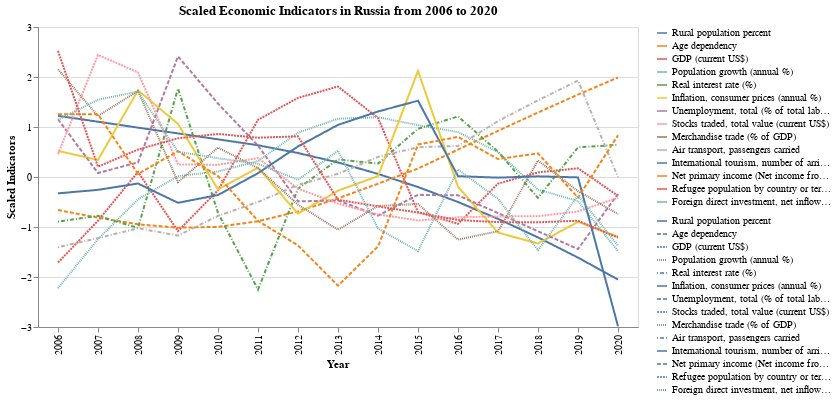

The code cell stored with this chart in its notebook:
### Markdown cell above
It is interesting that the rural population as a percent of total population in Russia (blue) seems to decline together with the RUB/USD rate (red), while the age dependency ratio as a percent of working population in Russia (orange) has been increasing since 2009.

What do the remaining indicators look like, in comparison to the Ruble / Dollar exchange rates?

Let us see if we can use some of these indicators to predict the Ruble to Dollar exchange rates. After looking into the [definitions of leading vs. lagging indicators](https://www.albany.edu/~bd445/Economics_301_Intermediate_Macroeconomics_Slides_Spring_2014/Leading_Economic_Indicators_(Print).pdf) and the [top economic indicators for the U.S. economy](https://www.conference-board.org/data/bci/index.cfm?id=2160) (acknowledging that these may not be optimal for an analysis of the Russian economy, but useful nonetheless for our purposes), I will try to predict the exchange rates using the following economic indicators, which include the rural population and age dependency metrics we looked at earlier, as well as others that are relevant to a nation's economy:

- `Rural population percent`
- `Age dependency`
- `GDP (current US$)`
- `Population growth (annual %)`
- `Real interest rate (%)`
- `Inflation, consumer prices (annual %)`
- `Unemployment, total (% of total labor force) (national estimate)`
- `Stocks traded, total value (current US$)`
- `Merchandise trade (% of GDP)`
- `Air transport, passengers carried`
- `International tourism, number of arrivals`
- `Net primary income (Net income from abroad) (current US$)`
- `Refugee population by country or territory of origin`
- `Foreign direct investment, net inflows (% of GDP)`

Here are the indicators plotted together.

### Code cell
indicators = ['Rural population percent', 'Age dependency', 'GDP (current US$)', 'Population growth (annual %)', 'Real interest rate (%)', 'Inflation, consumer prices (annual %)', 'Unemployment, total (% of total labor force) (national estimate)', 'Stocks traded, total value (current US$)', 'Merchandise trade (% of GDP)', 'Air transport, passengers carried', 'International tourism, number of arrivals', 'Net primary income (Net income from abroad) (current US$)', 'Refugee population by country or territory of origin', 'Foreign direct investment, net inflows (% of GDP)']
c5 = alt.Chart(dfscaled).mark_line().encode(
    x = 'Year:O',
    y = alt.Y(alt.repeat('layer'), type='quantitative', title='Scaled Indicators'),
    color = alt.ColorDatum(alt.repeat('layer')), #.Color(scale=alt.Scale(scheme = 'category20c'))
    strokeDash = alt.StrokeDashDatum(alt.repeat('layer')),
).properties(
    title="Scaled Economic Indicators in Russia from 2006 to 2020",
    width=600
).repeat(
    layer=indicators
)
c5
